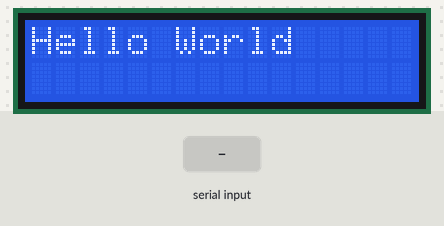
Simulated run of this sketch. Board: ESP32. On the bench: 16×2 character LCD. The inputs (shaded band) are chosen by the test bench.

Above: at 2.2 s.
2.3 s: "90,45,200\n" received over Serial
At 4.5 s:
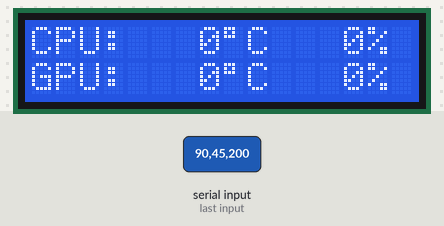
4.8 s: "1,90,45\n" received over Serial
At 6.4 s:
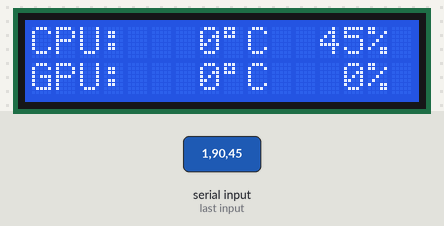
Timing chart, 0 to 7.9 s (numbered marks = the images above; inputs shaded):
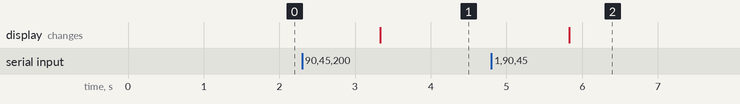

Measured:
- after the input at 2.3 s, the display: changes after 1.0 s (image 1)
- after the input at 4.8 s, the display: changes after 1.0 s (image 2)

The sketch:

PC_static_display.ino
```cpp
#include <LiquidCrystal_I2C.h>
//#include <string> //It maybe be need to use, IDK
LiquidCrystal_I2C lcd(0x27,16,2); //It may not be 0x27
int cpuTemp  = 0;
int cpuUsage = 0;
int gpuTemp  = 0;
int gpuUsage = 0;
String staticData = "";

void setup() {
  Serial.begin(112500); //there may be other buad rate
  lcd.init();
  lcd.backlight();
  lcd.setCursor(0,0);
  lcd.print("Hello World");
  delay(1000);
}

void loop() {
  if (Serial.available() > 0){
    staticData = Serial.readString();
    cpuTemp = staticData.substring(1,4).toInt();
    cpuUsage = staticData.substring(5,8).toInt();
    gpuTemp = staticData.substring(9,12).toInt();
    gpuUsage = staticData.substring(13,16).toInt();
    if (cpuTemp >= 0 && cpuUsage >= 0 && gpuTemp >= 0 && gpuUsage >= 0){
      displayStatic();
    }else {
      displayError(1);
    }
  }
  delay(1);
}

void displayError(int code){
  lcd.clear();
  lcd.setCursor(0,0);
  lcd.print("Error TwT");
  lcd.setCursor(0,1);
  switch (code){
    case 1:{
      lcd.print("No Data");
    }
  }
}

void displayStatic(){
  lcd.clear();
  lcd.setCursor(0,0);
  lcd.print("CPU:");
  lcd.setCursor(8-checkNumUnit(cpuTemp),0);          //0123456789012345
  lcd.print(cpuTemp);                                //CPU: 100.C 100%
  lcd.print("\xDF");
  lcd.print("C ");
  lcd.setCursor(14-checkNumUnit(cpuUsage),0);
  lcd.print(cpuUsage);
  lcd.print("%");
  lcd.setCursor(0,1);
  lcd.print("GPU:");
  lcd.setCursor(8-checkNumUnit(gpuTemp),1);          //0123456789012345
  lcd.print(gpuTemp);                                //GPU: 100.C 100%
  lcd.print("\xDF");
  lcd.print("C ");
  lcd.setCursor(14-checkNumUnit(gpuUsage),1);
  lcd.print(gpuUsage);
  lcd.print("%");
}

int checkNumUnit(int num){
  int temp = num;
  int numUnit = 1;
  while(temp >= 10){
    temp /= 10;
    numUnit++;
  }
  return numUnit;
}
```
